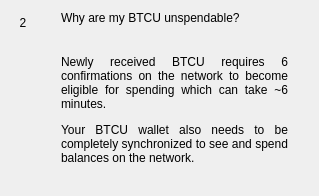
                  <widget class="QWidget" name="widgetFaq2" native="true">
                   <layout class="QHBoxLayout" name="horizontalPage2" stretch="0,1">
                    <item alignment="Qt::AlignTop">
                     <widget class="QLabel" name="labelNumber2">
                      <property name="minimumSize">
                       <size>
                        <width>24</width>
                        <height>24</height>
                       </size>
                      </property>
                      <property name="maximumSize">
                       <size>
                        <width>16777215</width>
                        <height>24</height>
                       </size>
                      </property>
                      <property name="text">
                       <string>2</string>
                      </property>
                      <property name="alignment">
                       <set>Qt::AlignCenter</set>
                      </property>
                     </widget>
                    </item>
                    <item>
                     <layout class="QVBoxLayout" name="verticalLayoutPage2">
                      <property name="spacing">
                       <number>0</number>
                      </property>
                      <property name="leftMargin">
                       <number>20</number>
                      </property>
                      <property name="rightMargin">
                       <number>20</number>
                      </property>
                      <item>
                       <widget class="QLabel" name="labelSubtitle2">
                        <property name="text">
                         <string>Why are my BTCU unspendable?</string>
                        </property>
                        <property name="wordWrap">
                         <bool>true</bool>
                        </property>
                       </widget>
                      </item>
                      <item>
                       <spacer name="verticalSpacer_20">
                        <property name="orientation">
                         <enum>Qt::Vertical</enum>
                        </property>
                        <property name="sizeType">
                         <enum>QSizePolicy::Fixed</enum>
                        </property>
                        <property name="sizeHint" stdset="0">
                         <size>
                          <width>20</width>
                          <height>30</height>
                         </size>
                        </property>
                       </spacer>
                      </item>
                      <item>
                       <widget class="QLabel" name="labelContent2">
                        <property name="text">
                         <string>
                           &lt;html&gt;&lt;head/&gt;&lt;body&gt;&lt;p align=&quot;justify&quot;&gt;
                           Newly received BTCU requires 6 confirmations on the network
                           to become eligible for spending which can take ~6 minutes.
                           &lt;/p&gt;&lt;p align=&quot;justify&quot;&gt;
                           Your BTCU wallet also needs to be completely synchronized
                           to see and spend balances on the network.
                           &lt;/p&gt;&lt;/body&gt;&lt;/html&gt;
                         </string>
                        </property>
                        <property name="alignment">
                         <set>Qt::AlignLeading|Qt::AlignLeft|Qt::AlignTop</set>
                        </property>
                        <property name="wordWrap">
                         <bool>true</bool>
                        </property>
                       </widget>
                      </item>
                      <item>
                       <spacer name="verticalSpacer_21">
                        <property name="orientation">
                         <enum>Qt::Vertical</enum>
                        </property>
                        <property name="sizeHint" stdset="0">
                         <size>
                          <width>20</width>
                          <height>20</height>
                         </size>
                        </property>
                       </spacer>
                      </item>
                     </layout>
                    </item>
                   </layout>
                  </widget>
